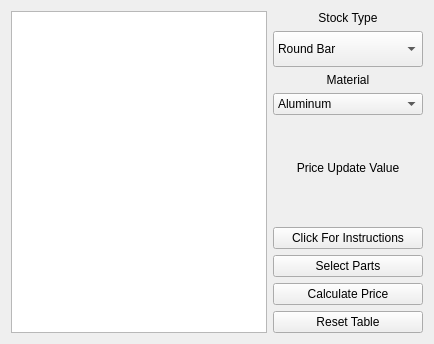
       <widget class="QWidget" name="updateStockPrice">
        <attribute name="title">
         <string>Update Hardware Price</string>
        </attribute>
        <layout class="QGridLayout" name="gridLayout_7">
         <item row="11" column="1">
          <widget class="QPushButton" name="resetButton_2">
           <property name="text">
            <string>Reset Table</string>
           </property>
          </widget>
         </item>
         <item row="6" column="1">
          <spacer name="verticalSpacer_5">
           <property name="orientation">
            <enum>Qt::Orientation::Vertical</enum>
           </property>
           <property name="sizeHint" stdset="0">
            <size>
             <width>20</width>
             <height>40</height>
            </size>
           </property>
          </spacer>
         </item>
         <item row="0" column="0" rowspan="12">
          <widget class="QListWidget" name="stockTable"/>
         </item>
         <item row="4" column="1">
          <spacer name="verticalSpacer_4">
           <property name="orientation">
            <enum>Qt::Orientation::Vertical</enum>
           </property>
           <property name="sizeHint" stdset="0">
            <size>
             <width>20</width>
             <height>40</height>
            </size>
           </property>
          </spacer>
         </item>
         <item row="8" column="1">
          <widget class="QPushButton" name="instructionButton_2">
           <property name="text">
            <string>Click For Instructions</string>
           </property>
          </widget>
         </item>
         <item row="9" column="1">
          <widget class="QPushButton" name="selectPartButton">
           <property name="text">
            <string>Select Parts</string>
           </property>
          </widget>
         </item>
         <item row="1" column="1">
          <widget class="QComboBox" name="typeBox">
           <property name="minimumSize">
            <size>
             <width>125</width>
             <height>36</height>
            </size>
           </property>
           <property name="sizeAdjustPolicy">
            <enum>QComboBox::SizeAdjustPolicy::AdjustToContents</enum>
           </property>
           <item>
            <property name="text">
             <string>Round Bar</string>
            </property>
           </item>
           <item>
            <property name="text">
             <string>Rectangular Bar/Plate</string>
            </property>
           </item>
           <item>
            <property name="text">
             <string>Round Tubing</string>
            </property>
           </item>
           <item>
            <property name="text">
             <string>Angle</string>
            </property>
           </item>
           <item>
            <property name="text">
             <string>Mesh</string>
            </property>
           </item>
           <item>
            <property name="text">
             <string>Structural (T-Slot)</string>
            </property>
           </item>
           <item>
            <property name="text">
             <string>All Thread</string>
            </property>
           </item>
          </widget>
         </item>
         <item row="0" column="1">
          <widget class="QLabel" name="stockTypeLabel">
           <property name="text">
            <string>Stock Type</string>
           </property>
           <property name="alignment">
            <set>Qt::AlignmentFlag::AlignCenter</set>
           </property>
          </widget>
         </item>
         <item row="2" column="1">
          <widget class="QLabel" name="materialLabel">
           <property name="text">
            <string>Material</string>
           </property>
           <property name="alignment">
            <set>Qt::AlignmentFlag::AlignCenter</set>
           </property>
          </widget>
         </item>
         <item row="5" column="1">
          <widget class="QLabel" name="priceUpdateValue">
           <property name="text">
            <string>Price Update Value</string>
           </property>
           <property name="alignment">
            <set>Qt::AlignmentFlag::AlignCenter</set>
           </property>
          </widget>
         </item>
         <item row="10" column="1">
          <widget class="QPushButton" name="calcButton_2">
           <property name="text">
            <string>Calculate Price</string>
           </property>
          </widget>
         </item>
         <item row="3" column="1">
          <widget class="QComboBox" name="matBox">
           <item>
            <property name="text">
             <string>Aluminum</string>
            </property>
           </item>
           <item>
            <property name="text">
             <string>Brass</string>
            </property>
           </item>
           <item>
            <property name="text">
             <string>Mild Steel</string>
            </property>
           </item>
           <item>
            <property name="text">
             <string>Stainless Steel</string>
            </property>
           </item>
          </widget>
         </item>
        </layout>
       </widget>
